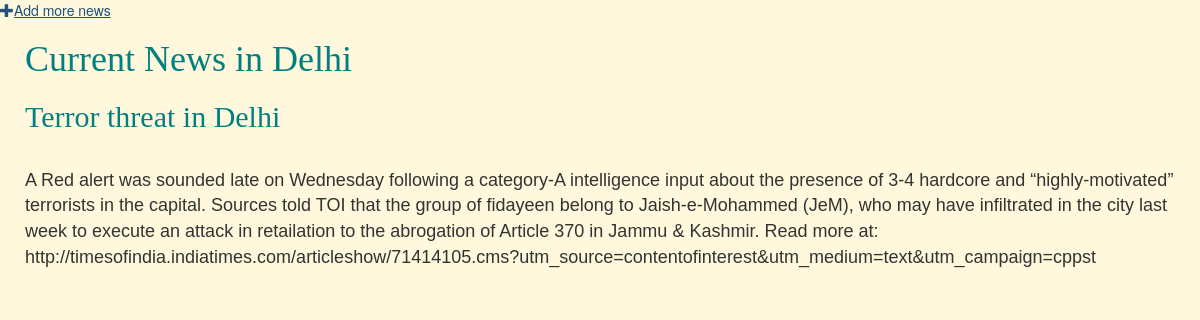
/post/6/ (signed in), run on the app's committed database.
### page/models.py (models this page shows, shortened)
class Post(models.Model):
    author=models.ForeignKey(settings.AUTH_USER_MODEL,on_delete=models.CASCADE)
    title= models.CharField(max_length=300)
    content=models.TextField()
    created_date=models.DateTimeField(default=timezone.now())
    published_date=models.DateTimeField(blank=True,null=True)

### page/views.py (the view)
# urls.py: path('post/<int:pk>/', views.post_detail, name='post_detail'),
def post_detail(request,pk):
    post = get_object_or_404(Post, pk=pk)
    return render(request, 'page/post_detail.html', {'post': post})

### page/templates/page/post_detail.html
{% extends "page/base.html" %}
{% block content %}
<h2><a href=#>{{post.title}}</a></h2>
<p>{{post.content}}</p>
{% endblock %}

### page/static/css/page.css (style rules this page uses)
body { background-color: cornsilk; }
h1 a,h2 a { color: teal; padding: 25px; font-family: cursive; }
h3,p { padding: 25px; font-family: Arial, Helvetica, sans-serif; font-size: 18px; }

### data on the page
Post: title "Terror threat in Delhi", content "A Red alert was sounded late on Wednesday following a category-A intelligence input about the presence of 3-4 hardcore and “highly-motivated” terrorists in the capital. Sources told TOI that the group of fidayeen belong to Jaish-e-Mohammed (JeM), who may have infiltrated in the city last week to execute an attack in retailation to the abrogation of Article 370 in Jammu & Kashmir. Read more at: http://timesofindia.indiatimes.com/articleshow/71414105.cms?utm_source=contentofinterest&utm_medium=text&utm_campaign=cppst"
